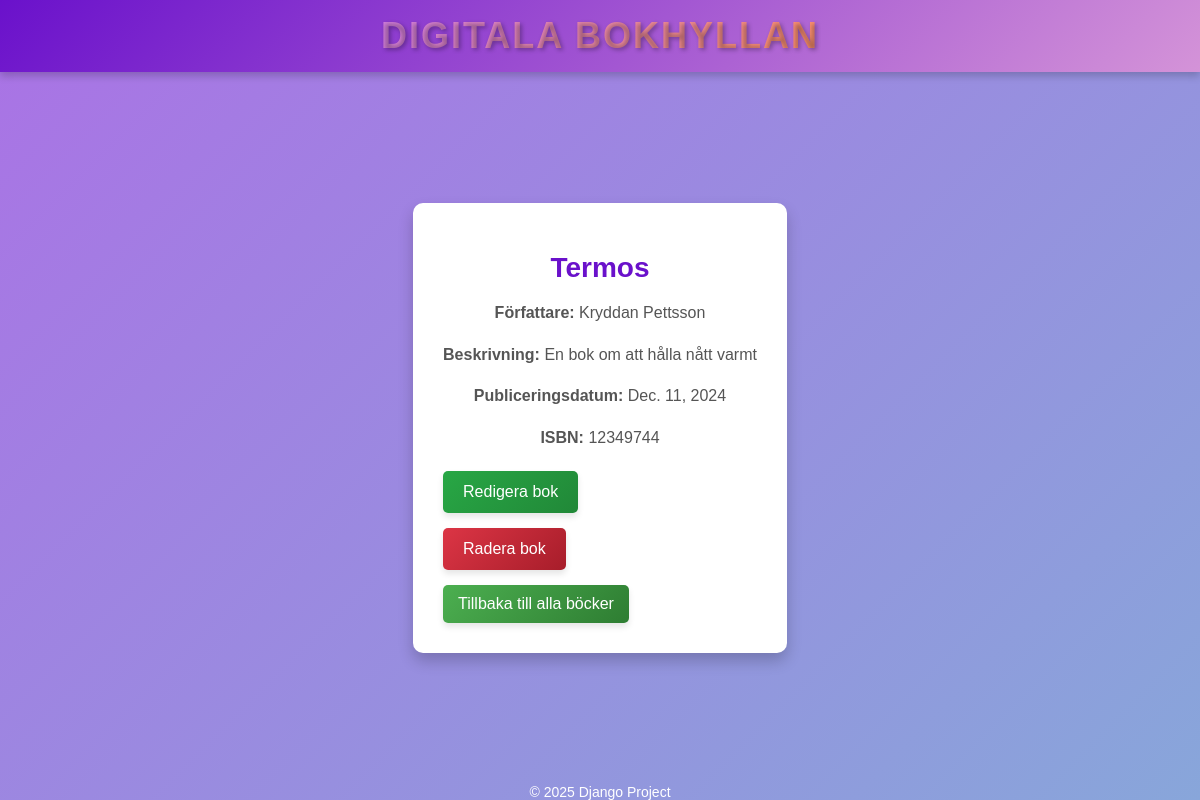
Screenshot of /books/4/ with the database file from the repository.
### books/models.py (models this page shows, shortened)
class Book(models.Model):
    title = models.CharField(max_length=200)
    author = models.CharField(max_length=100)
    description = models.TextField(blank=True, null=True)
    published_date = models.DateField()
    isbn = models.CharField(max_length=13, unique=True)
    created_at = models.DateTimeField(auto_now_add=True)
    updated_at = models.DateTimeField(auto_now=True)

### books/views.py (the view)
# urls.py: path('books/<int:pk>/', book_detail, name='book-detail'),  # Visa detaljer om en bok
def book_detail(request, pk):
    book = get_object_or_404(Book, pk=pk)  # Hämta boken eller visa 404
    return render(request, 'books/book_detail.html', {'book': book})

### books/templates/books/book_detail.html (shortened to what this page needs)
{% extends 'books/base.html' %}
{% block content %}
<div class="container book-detail-container">
    <h1 class="main-title">{{ book.title }}</h1>
    <div class="description">
        <p><strong>Författare:</strong> {{ book.author }}</p>
        <p><strong>Beskrivning:</strong> {{ book.description }}</p>
        <p><strong>Publiceringsdatum:</strong> {{ book.published_date }}</p>
        <p><strong>ISBN:</strong> {{ book.isbn }}</p>
    </div>
    <div class="button-group">
        <a href="{% url 'edit-book' pk=book.id %}" class="btn edit-btn">Redigera bok</a>
        <form action="{% url 'delete-book' pk=book.id %}" method="post" style="display: inline;">
            <button type="submit" class="btn delete-btn" onclick="return confirm('Är du säker på att du vill radera denna bok?')">Radera bok</button>
        </form>
        <a href="{% url 'book-list' %}" class="btn home-btn">Tillbaka till alla böcker</a>
    </div>
</div>
{% endblock %}

### books/static/books/styles.css (style rules this page uses)
body { font-family: Arial, sans-serif; background: linear-gradient(135deg, #aa72e5, #88a6da); color: #333; margin: 0; display: flex; flex-direction: column; min-height: 100vh; }
.main-title { color: #6a11cb; font-size: 32px; text-align: center; margin-bottom: 15px; }
.description { font-size: 18px; text-align: center; color: #555; margin-bottom: 20px; }
.btn { display: inline-block; padding: 10px 20px; font-size: 16px; text-align: center; text-decoration: none; color: white; background: linear-gradient(135deg, #6a11cb, #2575fc); border-radius: 5px; cursor: pointer; transition: background 0.3s ease; }
.btn { display: inline-block; padding: 10px 15px; font-size: 14px; text-align: center; text-decoration: none; color: white; background: linear-gradient(135deg, #6a11cb, #2575fc); border-radius: 5px; cursor: pointer; transition: background 0.3s ease; border: none; }
.edit-btn { background: linear-gradient(135deg, #28a745, #218838); }
.delete-btn { background: linear-gradient(135deg, #dc3545, #a71d2a); }
.main-title { color: #6a11cb; font-size: 28px; text-align: center; margin-bottom: 15px; }
.btn { display: inline-block; padding: 12px 20px; font-size: 16px; color: #fff; text-align: center; text-decoration: none; border-radius: 5px; cursor: pointer; transition: background 0.3s ease, box-shadow 0.3s ease; box-shadow: 0 4px 6px rgba(0, 0, 0, 0.1); }
.home-btn { background: linear-gradient(135deg, #6a11cb, #2575fc); }
.main-title { font-size: 28px; color: #6a11cb; text-align: center; margin-bottom: 15px; }
.description { font-size: 18px; color: #555; text-align: center; margin-bottom: 20px; }
.button-group { display: flex; justify-content: space-between; gap: 10px; }
.book-detail-container { max-width: 600px; margin: 40px auto; padding: 30px; background: #ffffff; border-radius: 10px; box-shadow: 0 8px 15px rgba(0, 0, 0, 0.2); }
.book-detail-container p { font-size: 16px; color: #555; line-height: 1.6; margin-bottom: 15px; }
.button-group { display: flex; flex-direction: column; gap: 15px; margin-top: 20px; align-items: flex-start; }
.home-btn { display: inline-block; padding: 10px 15px; font-size: 16px; text-align: center; color: white; text-decoration: none; background: linear-gradient(135deg, #4caf50, #2e7d32); border-radius: 5px; transition: background 0.3s ease, box-shadow 0.3s ease; box-shadow: 0 4px 6px rgba(0, 0, 0, 0.1); }

### rows the page displays
Book: title "Termos", author "Kryddan Pettsson", description "En bok om att hålla nått varmt", published_date "Dec. 11, 2024", isbn "12349744"
